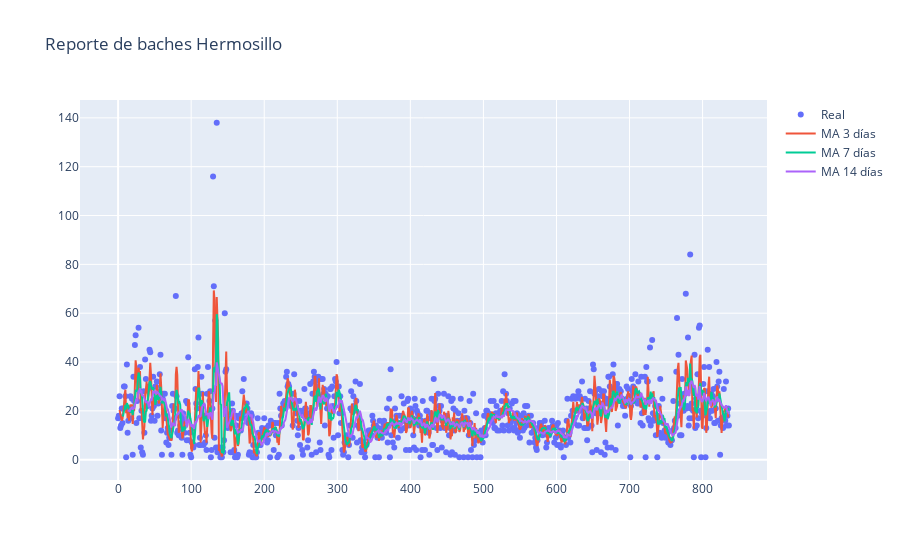

Notebook code for this chart:
### Code cell
df["ma 3"] = df['size'].rolling(window=3, center=False).mean()
df["ma 7"] = df['size'].rolling(window=7, center=False).mean()
df["ma 14"] = df['size'].rolling(window=14, center=False).mean()

fig = go.Figure(
).add_scatter(
    x=df.index,
    y=df["size"],
    mode='markers',
    name="Real"
).add_scatter(
    x=df.index,
    y=df["ma 3"],
    hovertemplate="%{y:.1f}",
    name="MA 3 días"
).add_scatter(
    x=df.index,    
    y=df["ma 7"],
    hovertemplate="%{y:.1f}",
    name="MA 7 días"
).add_scatter(
    x=df.index,
    y=df["ma 14"],
    hovertemplate="%{y:.1f}",
    name="MA 14 días"
).update_layout(
    title='Reporte de baches Hermosillo',
    #hovermode="x unified"
).show()

### Figure 1 — Plotly figure (JSON) as saved in the notebook; plotly's stock layout.template omitted (floating-point values rounded to 4 significant figures; data arrays with more than 128 entries replaced by an {"elided": "..."} marker saying what was removed)
{"data": [{"mode": "markers", "name": "Real", "type": "scatter", "x": {"elided": "837 int values"}, "y": {"elided": "837 int values"}}, {"hovertemplate": "%{y:.1f}", "name": "MA 3 días", "type": "scatter", "x": {"elided": "837 int values"}, "y": {"elided": "837 float values"}}, {"hovertemplate": "%{y:.1f}", "name": "MA 7 días", "type": "scatter", "x": {"elided": "837 int values"}, "y": {"elided": "837 float values"}}, {"hovertemplate": "%{y:.1f}", "name": "MA 14 días", "type": "scatter", "x": {"elided": "837 int values"}, "y": {"elided": "837 float values"}}], "layout": {"title": {"text": "Reporte de baches Hermosillo"}}}
